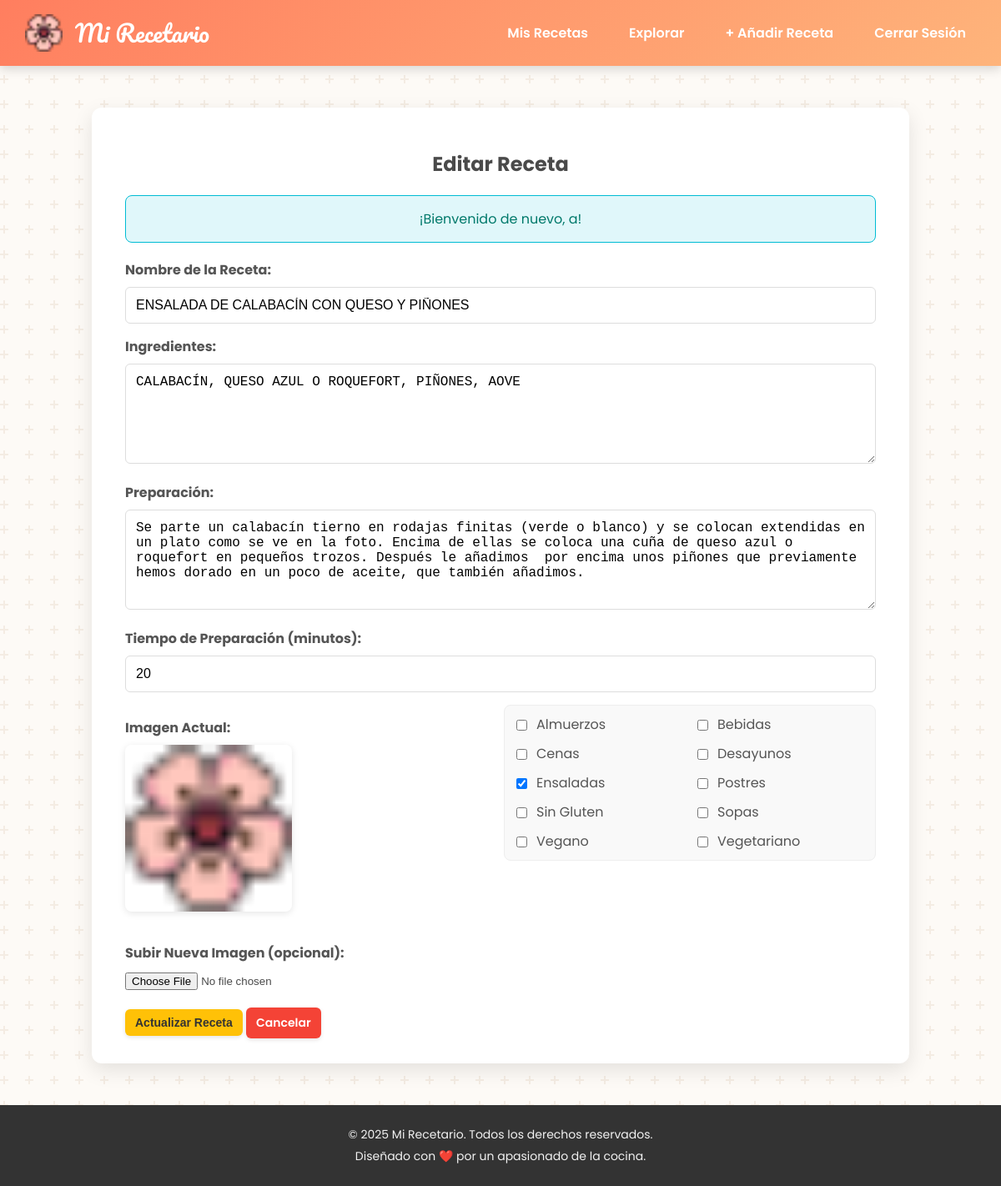
Page /edit_recipe.php?id=5 (signed in) on the committed database.
### tables this page shows
CREATE TABLE IF NOT EXISTS `recetas` (
  `id_receta` int NOT NULL AUTO_INCREMENT,
  `id_usuario` int NOT NULL,
  `nombre_receta` varchar(100) NOT NULL,
  `ingredientes` text NOT NULL,
  `preparacion` text NOT NULL,
  `tiempo_preparacion_minutos` int DEFAULT NULL,
  `fecha_creacion` datetime DEFAULT CURRENT_TIMESTAMP,
  `imagen_url` varchar(100) NOT NULL,
  PRIMARY KEY (`id_receta`),
  KEY `id_usuario` (`id_usuario`)
);

CREATE TABLE IF NOT EXISTS `categorias` (
  `id_categoria` int NOT NULL AUTO_INCREMENT,
  `nombre_categoria` varchar(100) NOT NULL,
  PRIMARY KEY (`id_categoria`),
  UNIQUE KEY `nombre_categoria` (`nombre_categoria`)
);

### public/edit_recipe.php (the view, shortened to what this page needs)
<?php
require_once '../includes/header.php';
require_once '../includes/db_connect.php';
$user_id = $_SESSION['user_id'];
$recipe = null;
$id_receta = null;
if (isset($_GET['id']) && is_numeric($_GET['id'])) {
    $id_receta = $_GET['id'];
} elseif (isset($_POST['id_receta']) && is_numeric($_POST['id_receta'])) {
    $id_receta = $_POST['id_receta'];
} else {
    $_SESSION['message'] = '<p class="message error">ID de receta no válido para editar.</p>';
    header('Location: dashboard.php');
    exit();
}
try {
    $stmt = $pdo->prepare("SELECT * FROM recetas WHERE id_receta = ? AND id_usuario = ?");
    $stmt->execute([$id_receta, $user_id]);
    $recipe = $stmt->fetch();
} catch (\PDOException $e) {
    error_log("Error al cargar receta: " . $e->getMessage());
    $_SESSION['message'] = '<p class="message error">Error al cargar la receta.</p>';
    header('Location: dashboard.php');
    exit();
}
try {
    $stmt = $pdo->query("SELECT id_categoria, nombre_categoria FROM categorias ORDER BY nombre_categoria");
    $categorias = $stmt->fetchAll();
    $stmt = $pdo->prepare("SELECT id_categoria FROM recetas_categorias WHERE id_receta = ?");
    $stmt->execute([$id_receta]);
    $categorias_receta = $stmt->fetchAll(PDO::FETCH_COLUMN);
} catch (\PDOException $e) {
    error_log("Error al cargar categorías: " . $e->getMessage());
    $categorias = [];
    $categorias_receta = [];
}
$nombre_receta = $recipe['nombre_receta'];
$ingredientes = $recipe['ingredientes'];
$preparacion = $recipe['preparacion'];
$tiempo_preparacion_minutos = $recipe['tiempo_preparacion_minutos'];
?>
<div class="form-container">
    <h2>Editar Receta</h2>
    <?php if (isset($_SESSION['message'])): ?>
        <?php echo $_SESSION['message']; ?>
    <?php endif; ?>
    <form action="edit_recipe.php" method="POST" enctype="multipart/form-data">
        <label for="nombre_receta">Nombre de la Receta:</label>
        <input type="text" id="nombre_receta" name="nombre_receta" value="<?php echo htmlspecialchars($nombre_receta); ?>" required>
        <div class="form-group">
<label for="ingredientes">Ingredientes:</label>
        <textarea id="ingredientes" name="ingredientes" required><?php echo htmlspecialchars($ingredientes); ?></textarea>
        </div>
        <div class="form-group">
<label for="preparacion">Preparación:</label>
        <textarea id="preparacion" name="preparacion" required><?php echo htmlspecialchars($preparacion); ?></textarea>
        </div>
        <label for="tiempo_preparacion_minutos">Tiempo de Preparación (minutos):</label>
        <input type="number" id="tiempo_preparacion_minutos" name="tiempo_preparacion_minutos" value="<?php echo htmlspecialchars($tiempo_preparacion_minutos); ?>" min="0">
        <div class="image-categories-container">
            <div class="image-container">
                <label>Imagen Actual:</label>
                <?php if (!empty($recipe['imagen_url']) && file_exists($recipe['imagen_url'])): ?>
                    <img src="<?php echo htmlspecialchars($recipe['imagen_url']); ?>"
                         alt="Imagen actual de la receta"
                         class="current-image">
                <?php else: ?>
                    <img src="img/flor-de-cerezo.png"
                         alt="Imagen por defecto"
                         class="current-image">
                <?php endif; ?>
                <label for="imagen">Subir Nueva Imagen (opcional):</label>
                <input type="file" id="imagen" name="imagen" accept="image/jpeg,image/png,image/gif">
            </div>
            <div class="categorias-container">
                <?php foreach ($categorias as $categoria): ?>
                    <div class="categoria-checkbox">
                        <input type="checkbox"
                               id="categoria_<?php echo $categoria['id_categoria']; ?>"
                               name="categorias[]"
                               value="<?php echo $categoria['id_categoria']; ?>"
                               <?php echo in_array($categoria['id_categoria'], $categorias_receta) ? 'checked' : ''; ?>>
                        <label for="categoria_<?php echo $categoria['id_categoria']; ?>">
                            <?php echo htmlspecialchars($categoria['nombre_categoria']); ?>
                        </label>
                    </div>
                <?php endforeach; ?>
            </div>
        </div>
        <div class="form-actions">
            <button type="submit" class="btn btn-warning">Actualizar Receta</button>
            <a href="dashboard.php" class="btn btn-danger">Cancelar</a>
        </div>
    </form>
</div>
<?php
require_once '../includes/footer.php';
?>

### public/css/style.css (style rules this page uses)
html { box-sizing: border-box; }
*, *:before, *:after { box-sizing: inherit; }
body { font-family: 'Poppins', sans-serif; background-color: #fdfaf6; color: #4a4a4a; margin: 0; display: flex; flex-direction: column; min-height: 100vh; overflow-x: hidden; }
.container, .dashboard-container, .form-container, .recipe-detail-container, .explore-container { background-color: #ffffff; padding: 30px 40px; border-radius: 12px; box-shadow: 0 8px 25px rgba(0, 0, 0, 0.1); width: 100%; max-width: 980px; margin: 30px auto; text-align: center; }
form { text-align: left; }
label { display: block; margin-bottom: 8px; color: #555; font-weight: bold; }
input[type="text"], input[type="email"], input[type="password"], input[type="number"], textarea, select { width: 100%; padding: 12px; margin-bottom: 15px; border: 1px solid #ddd; border-radius: 6px; font-size: 16px; box-sizing: border-box; }
textarea { min-height: 120px; resize: vertical; }
.btn, button { background: #ff7e5f; color: white; padding: 8px 12px; border: none; border-radius: 6px; cursor: pointer; font-size: 14px; font-weight: 600; text-decoration: none; display: inline-block; transition: background-color 0.3s, transform 0.2s, box-shadow 0.3s; box-shadow: 0 2px 5px rgba(0, 0, 0, 0.1); }
.btn-danger { background-color: #f44336; }
.btn-warning { background-color: #ffc107; color: #333; }
.message { background-color: #e0f7fa; color: #00796b; border: 1px solid #00bcd4; padding: 15px; border-radius: 8px; margin-bottom: 20px; text-align: center; }
.image-categories-container { display: flex; flex-wrap: wrap; gap: 30px; margin-bottom: 20px; align-items: flex-start; }
.image-container { flex: 1; min-width: 280px; }
.image-container label { margin-top: 15px; }
.current-image { max-width: 100%; height: 200px; object-fit: cover; border-radius: 8px; box-shadow: 0 2px 8px rgba(0, 0, 0, 0.1); margin-bottom: 15px; }
.categorias-container { flex: 1; display: grid; grid-template-columns: repeat(auto-fit, minmax(150px, 1fr)); gap: 10px; padding: 10px; border: 1px solid #eee; border-radius: 8px; background-color: #f9f9f9; }
.categoria-checkbox { display: flex; align-items: center; gap: 8px; }
.categoria-checkbox input[type="checkbox"] { width: auto; margin-bottom: 0; }
.categoria-checkbox label { margin-bottom: 0; font-weight: normal; }

### rows in the picture
recetas: nombre_receta "ENSALADA DE CALABACÍN CON QUESO Y PIÑONES", ingredientes "CALABACÍN, QUESO AZUL O ROQUEFORT, PIÑONES, AOVE", preparacion "Se parte un calabacín tierno en rodajas finitas (verde o blanco) y se colocan extendidas en un plato como se ve en la foto. Encima de ellas se coloca una cuña de queso azul o roquefort en pequeños trozos. Después le añadimos por encima unos piñones que previamente hemos dorado en un poco de aceite, que también añadimos.", tiempo_preparacion_minutos "20"
categorias: nombre_categoria "Almuerzos"
categorias: nombre_categoria "Bebidas"
categorias: nombre_categoria "Cenas"
categorias: nombre_categoria "Desayunos"
categorias: id_categoria "☑", nombre_categoria "Ensaladas"
categorias: nombre_categoria "Postres"
categorias: nombre_categoria "Sin Gluten"
categorias: nombre_categoria "Sopas"
categorias: nombre_categoria "Vegano"
categorias: nombre_categoria "Vegetariano"

### other values in the picture
$_SESSION['message'] "¡Bienvenido de nuevo, a!"
